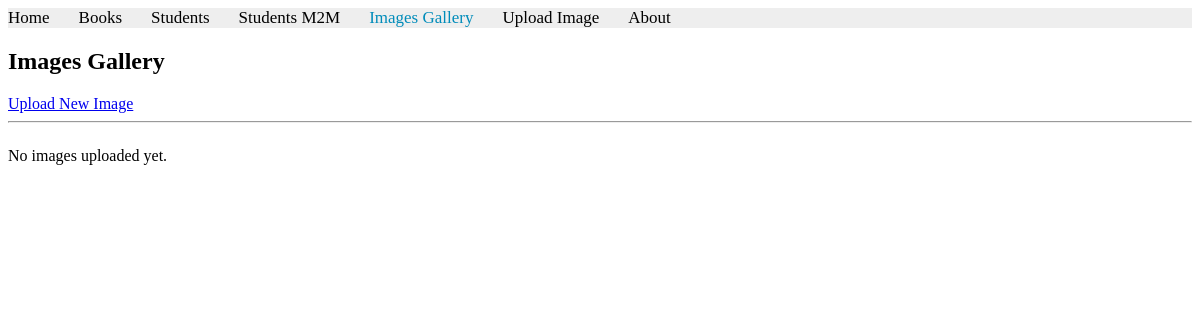
The page /books/lab11/list_images on the database as committed earlier.
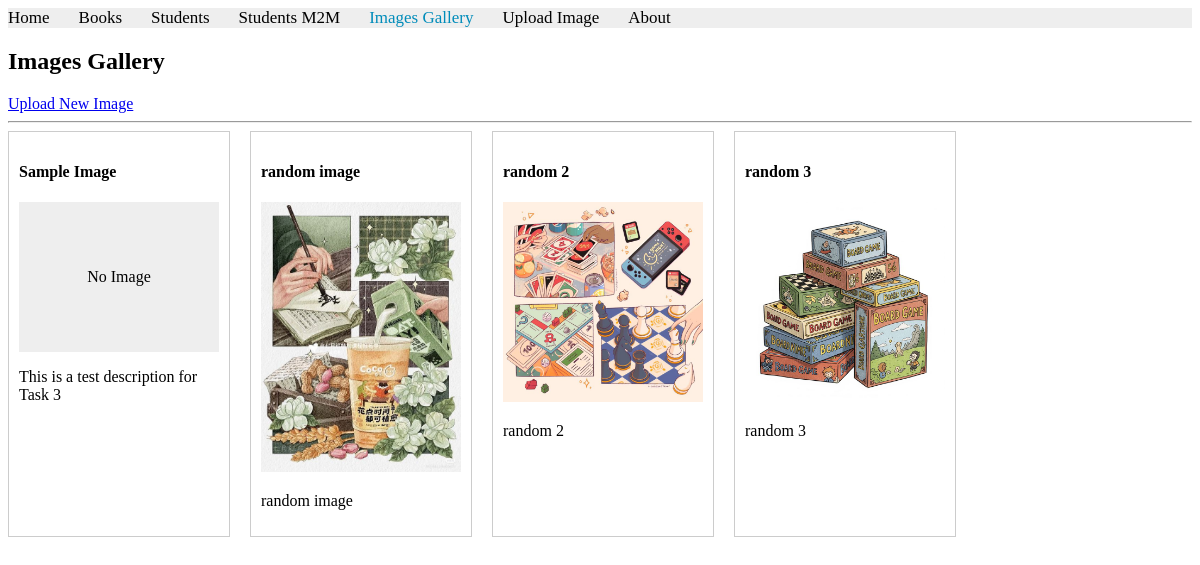
The same page on the database as committed later.
### apps/bookmodule/models.py (models this page shows, shortened)
class ImageModel(models.Model):
    title = models.CharField(max_length=100)
    description = models.TextField()
    image = models.ImageField(upload_to='images/')

### apps/bookmodule/views.py (the view)
# urls.py: path('lab11/list_images', views.list_images, name='list_images'),
def list_images(request):
    images = ImageModel.objects.all()
    return render(request, 'bookmodule/lab11/list_images.html', {'images': images})

### apps/templates/bookmodule/lab11/list_images.html
{% extends "layouts/base.html" %}
{% block content %}
<h2>Images Gallery</h2>
<a href="{% url 'upload_image' %}">Upload New Image</a>
<hr>
<div style="display: flex; flex-wrap: wrap; gap: 20px;">
    {% for img in images %}
    <div style="border: 1px solid #ccc; padding: 10px; width: 200px;">
        <h4>{{ img.title }}</h4>
        {% if img.image %}
            <img src="{{ img.image.url }}" alt="{{ img.title }}" style="width: 100%; height: auto;">
        {% else %}
            <div style="background: #eee; height: 150px; display: flex; align-items: center; justify-content: center;">
                No Image
            </div>
        {% endif %}
        <p>{{ img.description }}</p>
    </div>
    {% empty %}
    <p>No images uploaded yet.</p>
    {% endfor %}
</div>
{% endblock %}

### apps/templates/layouts/base.html (shortened to what this page needs)
<!DOCTYPE html>
<html>
{% load static %}
<head>
 <link rel="stylesheet" href="{% static 'styles.css' %}">
 <link rel="stylesheet" href="https://cdnjs.cloudflare.com/ajax/libs/font-awesome/4.7.0/css/font-awesome.min.css">
</head>
<body>
 {% include "includes/header.html" %}
 {% block content %} {% endblock content %}
</body>
</html>

### apps/templates/includes/header.html
{% with request.resolver_match.url_name as url_name %}
<div class="topnav">
    <a class="{% if url_name == 'books.index' %}active{% endif %}" href="{% url 'books.index' %}">Home</a>
    <a class="{% if url_name == 'books.list_books' %}active{% endif %}" href="{% url 'books.list_books' %}">Books</a>
    <a class="{% if url_name == 'list_students' %}active{% endif %}" href="{% url 'list_students' %}">Students</a>
    <a class="{% if url_name == 'list_students2' %}active{% endif %}" href="{% url 'list_students2' %}">Students M2M</a>
    <a class="{% if url_name == 'list_images' %}active{% endif %}" href="{% url 'list_images' %}">Images Gallery</a>
    <a class="{% if url_name == 'upload_image' %}active{% endif %}" href="{% url 'upload_image' %}">Upload Image</a>
    <a class="{% if url_name == 'books.aboutus' %}active{% endif %}" href="{% url 'books.aboutus' %}">About</a>
</div>
{% endwith %}

### apps/static/styles.css (style rules this page uses)
.topnav { background-color: #eeeeee; width: 100%; }
.topnav a { color: #000000; text-align: center; margin-right: 25px; text-decoration: none; font-size: 17px; }
.topnav a.active { color: #008CBA; }

Rows that differ between the two databases and show on the page:
added ImageModel: title "Sample Image", image "No Image", description "This is a test description for Task 3"
added ImageModel: title "random image", image (picture), description "random image"
added ImageModel: title "random 2", image (picture), description "random 2"
added ImageModel: title "random 3", image (picture), description "random 3"
Other text that changed with them:
text no longer shown: "No images uploaded yet."
